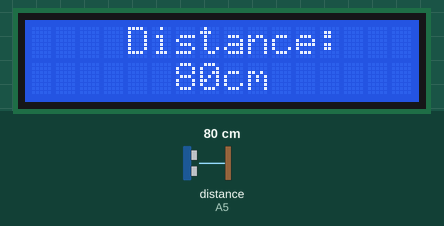
Recording of a sketch running on a simulated Arduino Uno, built with avr-gcc and run on an emulated ATmega328P. Shown: 16×2 character LCD. Wiring (inferred from the names in the program): ultrasonic range finder: trigger A4; echo A5. The inputs (shaded band) are chosen by the test bench; at power-on: distance to the obstacle (sensor on A5) 80 cm. The echo pulse lasts 58.3 µs per cm; what the sketch prints to the serial monitor is not drawn.

Above: at 1.2 s.
1.3 s: distance to the obstacle (sensor on A5) set to 2 cm
At 1.5 s:
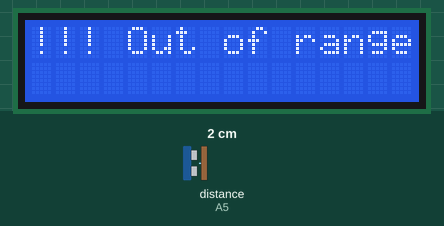
3.1 s: distance to the obstacle (sensor on A5) set to 4 cm
At 3.31 s:
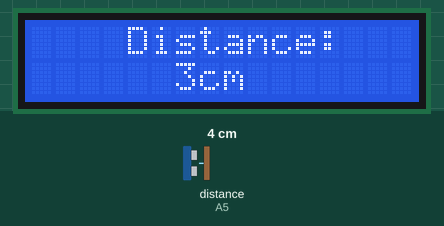
4.6 s: distance to the obstacle (sensor on A5) set to 9 cm
At 4.85 s:
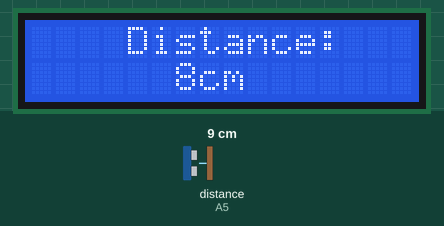
6.2 s: distance to the obstacle (sensor on A5) set to 120 cm
At 6.41 s:
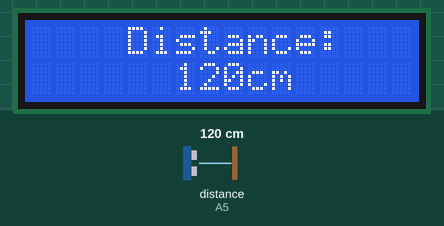
Timing chart, 0 to 8.7 s (numbered marks = the images above; inputs shaded):
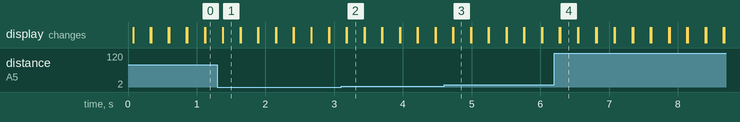

Measured:
- after the input at 1.3 s, the display: first differs from a run without the input after 0.08 s (image 1)
- after the input at 3.1 s, the display: first differs from a run without the input after 0.08 s (image 2)
- after the input at 4.6 s, the display: first differs from a run without the input after 0.13 s (image 3)
- after the input at 6.2 s, the display: first differs from a run without the input after 0.09 s (image 4)

The sketch:

ultrasonic.ino
```cpp
//============================yahboom===========================
//  Intelligent car ultrasonic distance measurement
//===============================================================
#include <LiquidCrystal.h> //Declare the function library of 1602 liquid crystals
//Declare the Arduino digital port connected by the pin of the 1602 LCD,
//8 or 4 line data modes, choose one of them.
//LiquidCrystal lcd(12,11,10,9,8,7,6,5,4,3,2);   //8 data port mode connection statement
LiquidCrystal lcd(3,4,7,8,11,12,13); //4 data port mode connection statement

int Echo = A5;  // Echo(P2.0)
int Trig =A4;  //  Trig(P2.1)

int Distance = 0;

void setup()
{
  Serial.begin(9600);     //Initialize the serial port
  //Initialize the motor drive IO for output
  //Initialization of ultrasonic pins
  pinMode(Echo, INPUT);    // Define of ultrasonic input foot
  pinMode(Trig, OUTPUT);   // Define of ultrasonic output foot
  lcd.begin(16,2);         //Initialization of 1602 liquid crystal working mode
  //Define the 1602 LCD display range of 2 lines and 16 columns
}


void Distance_test()            // Measuring the distance ahead
{
  digitalWrite(Trig, LOW);      // Give the trigger pin low level 2us
  delayMicroseconds(2);
  digitalWrite(Trig, HIGH);     // Give the trigger pin high level 10us，at least 10μs
  delayMicroseconds(10);
  digitalWrite(Trig, LOW);      //Give the trigger pin low level Continuouly
  float Fdistance = pulseIn(Echo, HIGH);  //Reading high level time(unit：us)
  Fdistance= Fdistance/58;      //  Y meter =（X second *344）/2
  // X second=（ 2*Y meter ）/344 ==》Xsecond =0.0058*Y meter ==》cm = us /58
  Serial.print("Distance:");   //Output distance（unit：cm）
  Serial.println(Fdistance);   //display distance
  Distance = Fdistance;
}

void loop()
{
  Distance_test();
  if((2<Distance)&(Distance<400))//Range of ultrasonic distance ranging from 2cm to 400cm
  {
    lcd.home();        //Move the cursor back to the upper left corner,
                      //which is the beginning of the output
    lcd.print("    Distance: "); //display
    lcd.setCursor(6,2);   //Position the cursor in second lines, sixth columns
    lcd.print(Distance);         //display distance
    lcd.print("cm");             //display
  }
  else
  {
    lcd.home();        //Move the cursor back to the upper left corner,
                      //which is the beginning of the output
    lcd.print("!!! Out of range");       //Display beyond distance
  }
  delay(250);
  lcd.clear();
}
```
